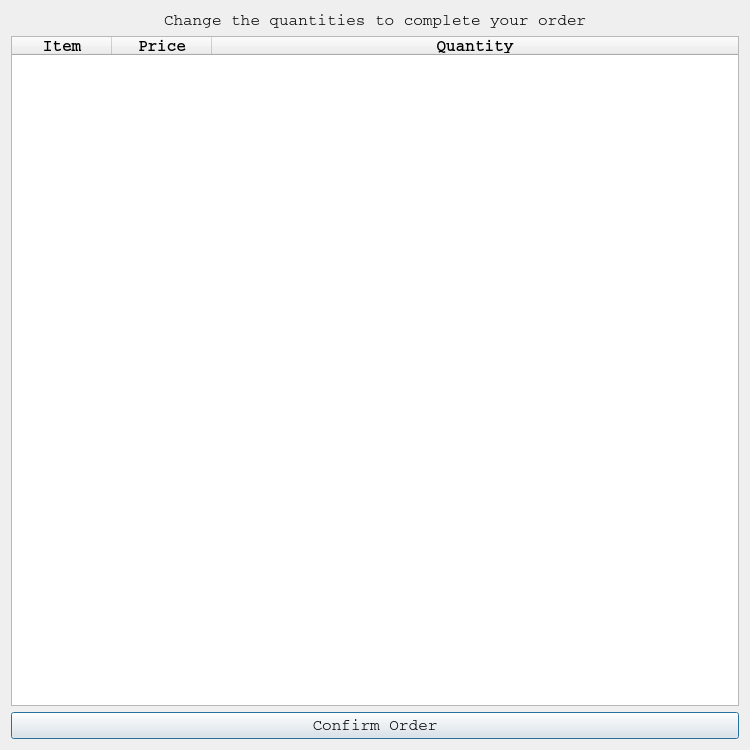
<?xml version="1.0" encoding="UTF-8"?>
<ui version="4.0">
 <class>Form</class>
 <widget class="QDialog" name="Form">
  <property name="geometry">
   <rect>
    <x>0</x>
    <y>0</y>
    <width>750</width>
    <height>750</height>
   </rect>
  </property>
  <property name="windowTitle">
   <string>Dialog</string>
  </property>
  <layout class="QVBoxLayout" name="verticalLayout_2">
   <item>
    <widget class="QLabel" name="label">
     <property name="font">
      <font>
       <family>Courier</family>
       <pointsize>12</pointsize>
      </font>
     </property>
     <property name="text">
      <string>&lt;html&gt;&lt;head/&gt;&lt;body&gt;&lt;p align=&quot;center&quot;&gt;Change the quantities to complete your order&lt;/p&gt;&lt;/body&gt;&lt;/html&gt;</string>
     </property>
     <property name="wordWrap">
      <bool>true</bool>
     </property>
    </widget>
   </item>
   <item>
    <layout class="QHBoxLayout" name="horizontalLayout_2">
     <item>
      <widget class="QTableWidget" name="tableWidget">
       <property name="font">
        <font>
         <family>Courier</family>
         <pointsize>12</pointsize>
        </font>
       </property>
       <property name="layoutDirection">
        <enum>Qt::LeftToRight</enum>
       </property>
       <property name="showGrid">
        <bool>true</bool>
       </property>
       <attribute name="horizontalHeaderVisible">
        <bool>true</bool>
       </attribute>
       <attribute name="horizontalHeaderCascadingSectionResizes">
        <bool>true</bool>
       </attribute>
       <attribute name="horizontalHeaderDefaultSectionSize">
        <number>100</number>
       </attribute>
       <attribute name="horizontalHeaderHighlightSections">
        <bool>false</bool>
       </attribute>
       <attribute name="horizontalHeaderMinimumSectionSize">
        <number>100</number>
       </attribute>
       <attribute name="horizontalHeaderStretchLastSection">
        <bool>true</bool>
       </attribute>
       <attribute name="verticalHeaderVisible">
        <bool>false</bool>
       </attribute>
       <attribute name="verticalHeaderDefaultSectionSize">
        <number>30</number>
       </attribute>
       <attribute name="verticalHeaderHighlightSections">
        <bool>false</bool>
       </attribute>
       <attribute name="verticalHeaderStretchLastSection">
        <bool>false</bool>
       </attribute>
       <column>
        <property name="text">
         <string>Item</string>
        </property>
        <property name="font">
         <font>
          <weight>75</weight>
          <bold>true</bold>
         </font>
        </property>
       </column>
       <column>
        <property name="text">
         <string>Price</string>
        </property>
        <property name="font">
         <font>
          <weight>75</weight>
          <bold>true</bold>
         </font>
        </property>
       </column>
       <column>
        <property name="text">
         <string>Quantity</string>
        </property>
        <property name="font">
         <font>
          <weight>75</weight>
          <bold>true</bold>
         </font>
        </property>
       </column>
      </widget>
     </item>
    </layout>
   </item>
   <item>
    <widget class="QPushButton" name="confirmButton">
     <property name="font">
      <font>
       <family>Courier</family>
       <pointsize>12</pointsize>
      </font>
     </property>
     <property name="text">
      <string>Confirm Order</string>
     </property>
    </widget>
   </item>
  </layout>
 </widget>
 <resources/>
 <connections/>
</ui>
